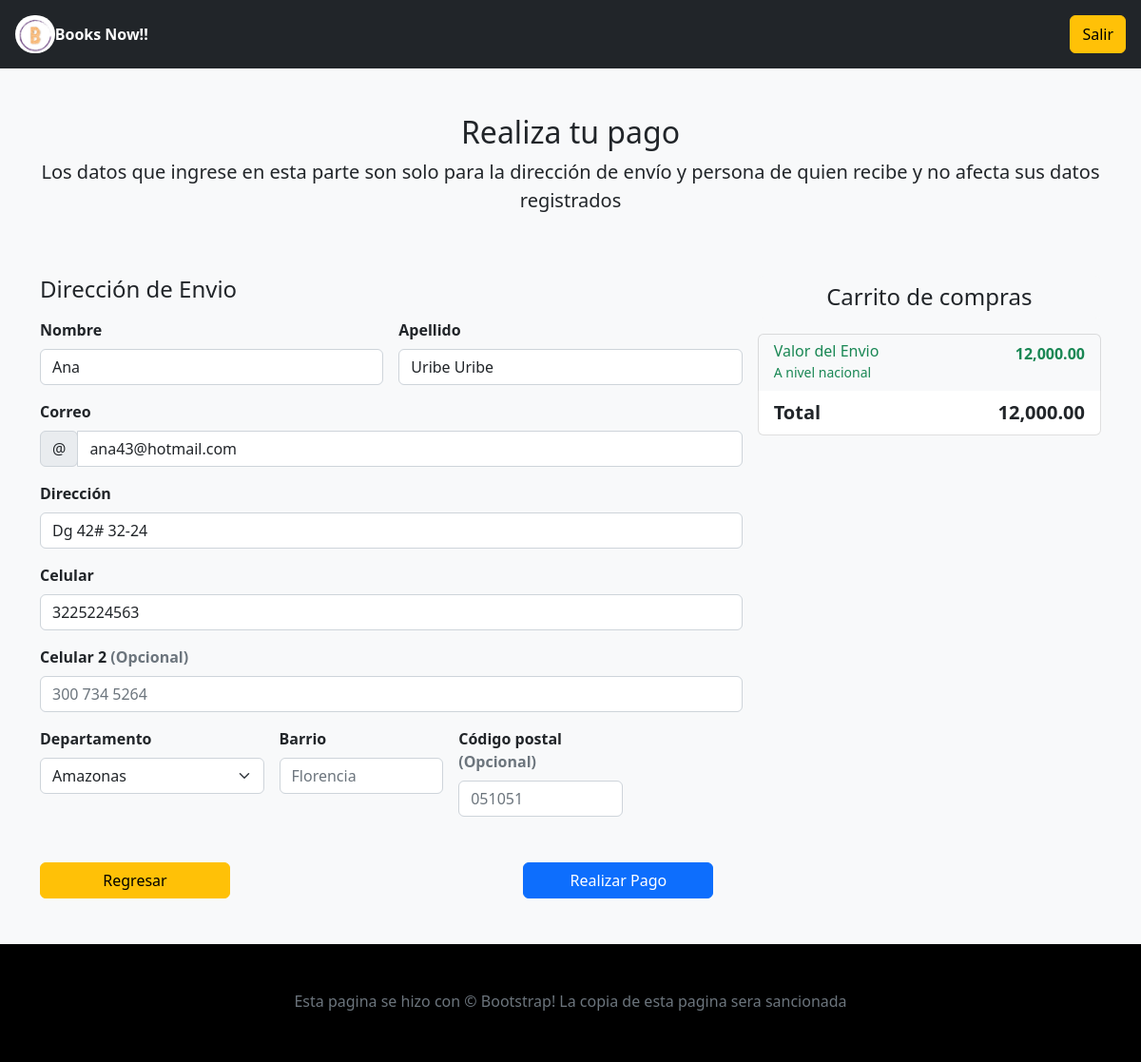
The page /logicaviews/ProcesarCompra.php (signed in) on the database its author committed.
### tables this page shows
CREATE TABLE `persona` (
  `idpersona` int(11) NOT NULL,
  `nombre` varchar(100) NOT NULL,
  `apellido` varchar(100) NOT NULL,
  `tipo_documento` varchar(20) NOT NULL,
  `num_documento` varchar(20) NOT NULL,
  `email` varchar(255) NOT NULL,
  `direccion` varchar(70) DEFAULT NULL,
  `telefono` varchar(20) DEFAULT NULL
);

### logicaviews/ProcesarCompra.php (called while the page is built, shortened)
<?php
require '../crud/conf/connection.php';
$iduser = $_SESSION['iduser'];
$resultado = $conexion->prepare("SELECT pe.nombre, pe.apellido, pe.email, pe.telefono, pe.direccion FROM usuario us INNER JOIN persona pe ON us.idusuario = pe.idpersona WHERE us.idusuario = :idUsuario");
$resultado->execute(array(':idUsuario' => $iduser));
$content = $resultado->fetch(PDO::FETCH_ASSOC);
require '../view/ProcesarCompra.view.php';
?>

### view/ProcesarCompra.view.php (the view, shortened to what this page needs)
<!DOCTYPE html>
<html lang="es">
<head>
  <link rel="stylesheet" href="../css/bootstrap.min.css">
  <link rel="stylesheet" href="../css/estilo.css">
  <link rel="stylesheet" href="https://use.fontawesome.com/releases/v5.6.3/css/all.css"
>
  <link rel="stylesheet" href="../css/sweetalert2.min.css">
  <link href="https://cdn.jsdelivr.net/npm/bootstrap@5.2.0/dist/css/bootstrap.min.css" rel="stylesheet"
>
</head>
<body class="bg-light"
  style="background-image: url('https://static.vecteezy.com/system/resources/previews/002/430/993/non_2x/book-stack-on-a-white-background-free-photo.jpg'); background-size: cover;">
  <header class="p-3 text-bg-dark">
    <div class="dropdown">
      <div class="d-flex flex-wrap ">
        <a href="../index.php" class="navbar-brand d-flex align-items-center my-2 my-lg-0 me-lg-auto">
        <img src="../Img/logoIcon.png" style="border-radius: 20px;" height="40px"></img>
          <strong>Books Now!!</strong>
        </a>
        <?php if(isset($_SESSION['idrol'])){?>
        <div class="text-end navbar-brand d-flex">
          <button type="button" onclick="location.href='../crud/logout.php'" class="btn btn-warning">Salir</button>
        </div>
        <?php } ?>
      </div>
    </div>
  </header>
  <div class="container">
    <main>
      <div class="py-5 text-center">
        <h2>Realiza tu pago</h2>
        <p class="lead">Los datos que ingrese en esta parte son solo para la dirección de envío y persona de quien
          recibe y no afecta sus datos registrados</p>
      </div>
      <div class="row g-3">
        <div class="col-md-5 col-lg-4 order-md-last">
          <h4 class="d-flex justify-content-between align-items-center mb-3 bg-light list-group">
            <span class="m-2">Carrito de compras</span>
          </h4>
          <ul class="list-group mb-3">
            <?php
              $subTotal = 0;
                  ?>
            <li class="list-group-item d-flex justify-content-between bg-light">
              <div class="text-success">
                <h6 class="my-0">Valor del Envio</h6>
                <small>A nivel nacional</small>
              </div>
              <strong class="text-success">12,000.00</strong>
            </li>
            <li class="list-group-item d-flex justify-content-between fs-5">
              <Strong>Total</Strong>
              <strong><?php echo number_format($subTotal + 12000, 2); ?></strong>
            </li>
          </ul>
        </div>
        <div class="col-md-7 col-lg-8">
          <h4 class="mb-3">Dirección de Envio</h4>
          <form action="ProcesarCompra.php" method="post" class="needs-validation" novalidate>
            <div class="row g-3">
              <div class="col-sm-6">
                <label for="firstName" class="form-label fw-bold">Nombre</label>
                <input type="text" name="firstName" class="form-control" id="firstName"
                  value="<?php echo $content['nombre']; ?>" placeholder="Benito" required>
              </div>
              <div class="col-sm-6">
                <label for="lastName" class="form-label fw-bold">Apellido</label>
                <input type="text" name="lastName" class="form-control" id="lastName"
                  value="<?php echo $content['apellido']; ?>" placeholder="Velez Molano" required>
              </div>
              <div class="col-12">
                <label for="email" class="form-label fw-bold">Correo</label>
                <div class="input-group has-validation">
                  <span class="input-group-text">@</span>
                  <input type="email" name="email" class="form-control" id="email"
                    value="<?php echo $content['email']; ?>" placeholder="benito@example.com">
                </div>
              </div>
              <div class="col-12">
                <label for="address" class="form-label fw-bold">Dirección</label>
                <input type="text" name="direccion" class="form-control" value="<?php echo $content['direccion']; ?>"
                  id="address" placeholder="Dg 36 # 12-12" required>
              </div>
              <div class="col-12">
                <label for="phone" class="form-label fw-bold">Celular</label>
                <input type="tel" name="telPrincipal" pattern="[0-9]{3}-[0-9]{3}-[0-9]{4}"
                  value="<?php echo $content['telefono']; ?>" class="form-control" id="phone" placeholder="300 734 5264"
                  required>
              </div>
              <div class="col-12">
                <label for="phone" class="form-label fw-bold">Celular 2<span class="text-muted">
                    (Opcional)</span></label>
                <input type="tel" name="telOpcional" pattern="[0-9]{3}-[0-9]{3}-[0-9]{4}" class="form-control"
                  id="phone" placeholder="300 734 5264">
              </div>
              <div class="col-md-4">
                <label for="state" class="form-label fw-bold">Departamento</label>
                <select name="region" class="form-select" id="state" required>
                  <option value="Amazonas">Amazonas</option>
                </select>
              </div>
              <div class="col-md-3">
                <label for="zip" class="form-label fw-bold">Barrio</label>
                <input type="text" name="barrio" class="form-control" id="barrio" placeholder="Florencia" required>
              </div>
              <div class="col-md-3">
                <label for="zip" class="form-label fw-bold">Código postal<span class="text-muted">
                    (Opcional)</span></label>
                <input type="text" name="postalCode" class="form-control" id="zip" placeholder="051051" required>
              </div>
            </div>
            <br>
            <br>
            <div class="row justify-content-between">
              <div class="col-md-4 ">
                <a href="javascript:history.back()" style="width: 200px;" class="btn btn-warning btn-block">Regresar</a>
              </div>
              <div class="col-md-4">
                <button class="btn btn-primary" style="width: 200px;" type="submit">Realizar Pago</button>
              </div>
            </div>
          </form>
        </div>
      </div>
    </main>
    <br><br>
  </div>
  <?php include "../include/footer.php" ?>
</body>
</html>

### rows shown on the page
persona: firstName "Ana", lastName "Uribe Uribe", email "ana43@hotmail.com", direccion "Dg 42# 32-24", telPrincipal "3225224563"

### other values the page prints
$subTotal + 12000 "12,000.00"
